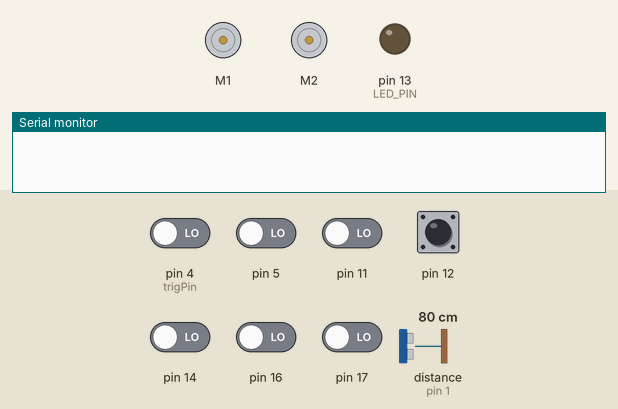
Recording of a sketch running on a simulated Arduino Uno, built with avr-gcc and run on an emulated ATmega328P. On the bench: 2 × DC motor (green arrow = forward, orange = backward, longer = faster), output pins drawn as LEDs (lit = HIGH), the last lines printed to the serial monitor. Inputs (shaded band) come from the test bench; at power-on: pin 12 HIGH, pin 4 (trigPin), pin 5, pin 11, pin 14, pin 16, pin 17 LOW, distance to the obstacle (sensor on pin 1) 80 cm. The echo pulse lasts 58.3 µs per cm.

Above: at 0.8 s.
0.9 s: pin 12 pulled LOW for 0.15 s
At 1.9 s:
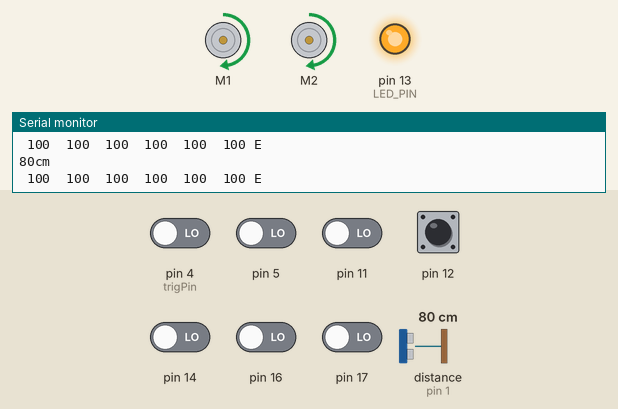
2.5 s: distance to the obstacle (sensor on pin 1) set to 2 cm
5.5 s: pin 4 (trigPin) driven HIGH
At 5.98 s:
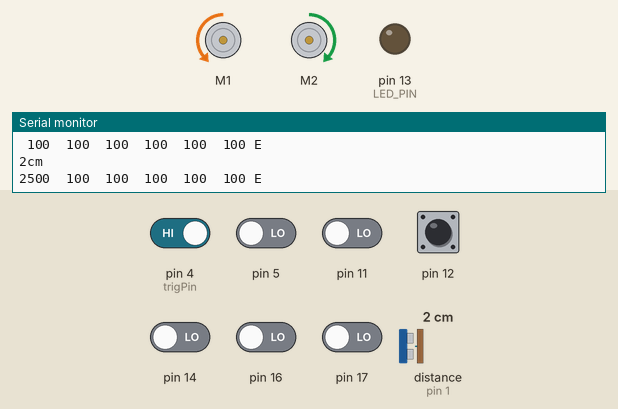
At 7.37 s:
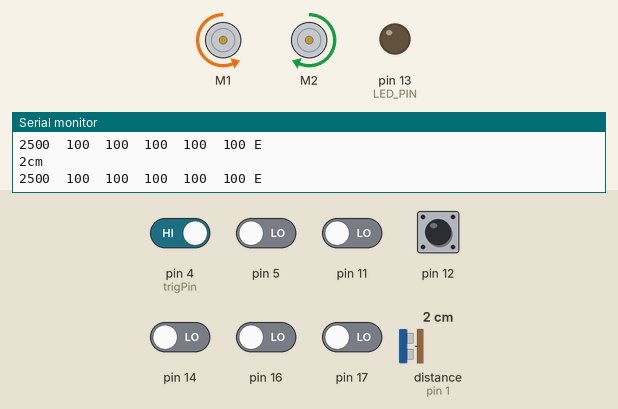
8.5 s: pin 5 driven HIGH
11.5 s: distance to the obstacle (sensor on pin 1) set to 8 cm
14.5 s: distance to the obstacle (sensor on pin 1) set to 11 cm
At 15.7 s:
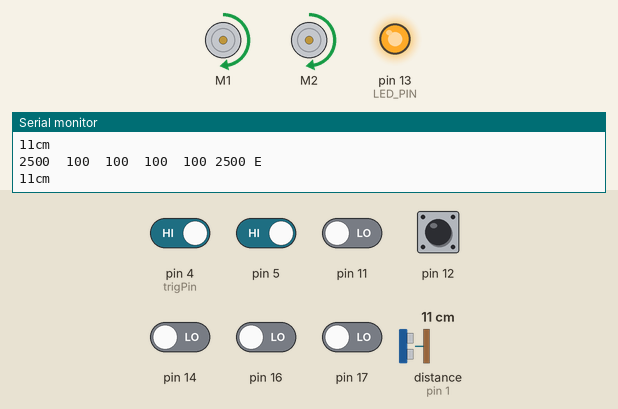
Timing chart, 0 to 17.5 s (numbered marks = the images above; inputs shaded):
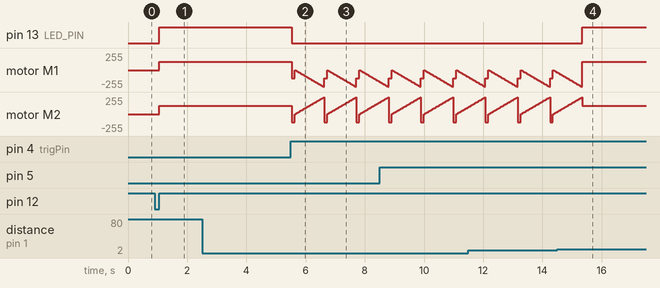

Measured:
- the behaviour switches between 9 and 10 cm on distance to the obstacle (sensor on pin 1) (found by bisection; images 3 and 4)
- after the input at 0.9 s, pin 13 (LED_PIN): LOW → HIGH after 0.15 s; motor M1, motor M2: stopped → forward 127/255 after 0.15 s
- after the input at 14.5 s, pin 13 (LED_PIN): LOW → HIGH after 0.84 s

The sketch:

detect_black_line_ultrasonic.ino
```cpp
#include <Wire.h>
#include <ZumoShield.h>

#include <ZumoMotors.h>
#include <Pushbutton.h>


ZumoReflectanceSensorArray reflectanceSensors;
Pushbutton button(ZUMO_BUTTON);

// Define an array for holding sensor values.
#define NUM_SENSORS 6
uint16_t sensorValues[NUM_SENSORS];


#define QTR_THRESHOLD  1000 // microseconds
#define cms  10

bool useEmitters = true;

uint8_t selectedSensorIndex = 0;

#define LED_PIN 13
#define FORWARD_SPEED     200
const int trigPin = 4;
const int echoPin = 1;

ZumoMotors motors;

void setup()
{
  reflectanceSensors.init();
  pinMode(LED_PIN, OUTPUT);
  Serial.begin(9600);
  // uncomment one or both of the following lines if your motors' directions need to be flipped
  //motors.flipLeftMotor(true);
  //motors.flipRightMotor(true);
   button.waitForButton();
}


void loop()
{

  //Ultrasonic sensor

  long duration, cm;
  digitalWrite(LED_PIN, HIGH);
  motors.setSpeeds(FORWARD_SPEED, FORWARD_SPEED);

  // The sensor is triggered by a HIGH pulse of 10 or more microseconds.
  // Give a short LOW pulse beforehand to ensure a clean HIGH pulse:
  pinMode(trigPin, OUTPUT);
  digitalWrite(trigPin, LOW);
  delayMicroseconds(2);
  digitalWrite(trigPin, HIGH);
  delayMicroseconds(10);
  digitalWrite(trigPin, LOW);

  // Read the signal from the sensor: a HIGH pulse whose
  // duration is the time (in microseconds) from the sending
  // of the ping to the reception of its echo off of an object.
  pinMode(echoPin, INPUT);
  duration = pulseIn(echoPin, HIGH);

  // convert the time into a distance
  cm = microsecondsToCentimeters(duration);

  Serial.print(cm);
  Serial.print("cm");
  Serial.println();

  // Read the reflectance sensors.
  reflectanceSensors.read(sensorValues, useEmitters ? QTR_EMITTERS_ON : QTR_EMITTERS_OFF);
  printReadingsToSerial();


  //delay(100);

  if ((sensorValues[0] > QTR_THRESHOLD || sensorValues[1] > QTR_THRESHOLD || sensorValues[2] > QTR_THRESHOLD || sensorValues[3] > QTR_THRESHOLD || sensorValues[4] > QTR_THRESHOLD || sensorValues[5] > QTR_THRESHOLD) && cm < cms)
  {
    digitalWrite(LED_PIN, LOW);
    motors.setSpeeds(-FORWARD_SPEED, -FORWARD_SPEED);
    delay(100);

    for (int speed = 0; speed >= -400; speed--)
  {
    motors.setLeftSpeed(speed);
    motors.setRightSpeed(-speed);
    delay(2);
  }
  }

}


// Prints a line with all the sensor readings to the serial
// monitor.
void printReadingsToSerial()
{
  char buffer[80];
  sprintf(buffer, "%4d %4d %4d %4d %4d %4d %c\n",
    sensorValues[0],
    sensorValues[1],
    sensorValues[2],
    sensorValues[3],
    sensorValues[4],
    sensorValues[5],
    useEmitters ? 'E' : 'e'
  );
  Serial.print(buffer);
}


long microsecondsToCentimeters(long microseconds)
{
  // The speed of sound is 340 m/s or 29 microseconds per centimeter.
  // The ping travels out and back, so to find the distance of the
  // object we take half of the distance travelled.
  return microseconds / 29 / 2;
}
```
